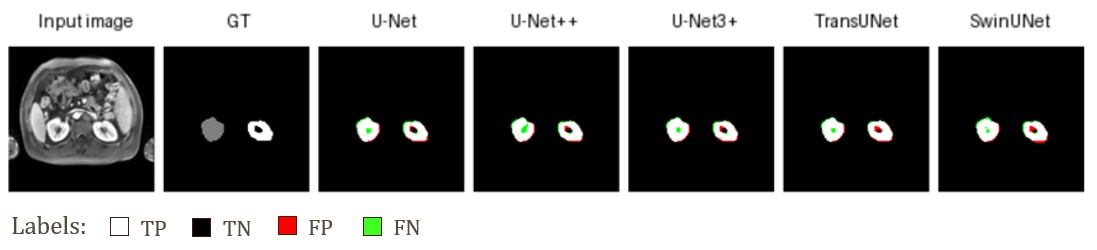
#> input picture figs/img.jpg, 1097 x 250 px
$ python -i preprocessing.py   (imports and definitions only)
#> lines starting #> are read from the running program, lines starting #| are printed output that depends on the picture
#> further down, picture is the input picture: shape (250, 1097, 3); mean B, G, R 122.6, 123.2, 123.3
"""Preprocess paired 3D image and label volumes into NumPy arrays.

Run from the repository root with ``python -m src.data.preprocessing``.
Alphabetically paired volumes in ``data/raw/Images`` and ``data/raw/Labels``
are saved under matching indexed filenames in ``data/interim``.
"""

from __future__ import annotations

import argparse
from pathlib import Path

import numpy as np
import SimpleITK as sitk
from scipy.ndimage import binary_fill_holes
from skimage.filters import threshold_otsu
from skimage.measure import label
from skimage.morphology import remove_small_objects


NIFTI_SUFFIXES = (".nii", ".nii.gz")
DICOM_SUFFIXES = {".dcm", ".dicom"}


def image_masking(image: np.ndarray) -> np.ndarray:
    """Build a foreground mask from a 3D image using Otsu and components."""
    if image.ndim != 3:
        raise ValueError(f"Expected a 3D image, got shape {image.shape}.")
    finite = np.isfinite(image)
#> finite: shape (250, 1097, 3) bool; every value is 1
    if not finite.any():
        raise ValueError("Image contains no finite voxel values.")


    threshold = threshold_otsu(image[finite])
#> threshold = 127
    mask = (image > threshold) & finite
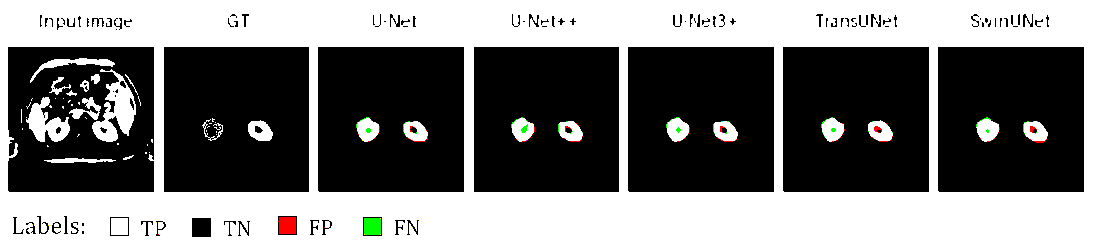
#> mask: shape (250, 1097, 3) bool; mean B, G, R 0.478, 0.48, 0.481
    mask = binary_fill_holes(mask)
    mask = remove_small_objects(mask.astype(bool), min_size=1000)
    labels = label(mask)
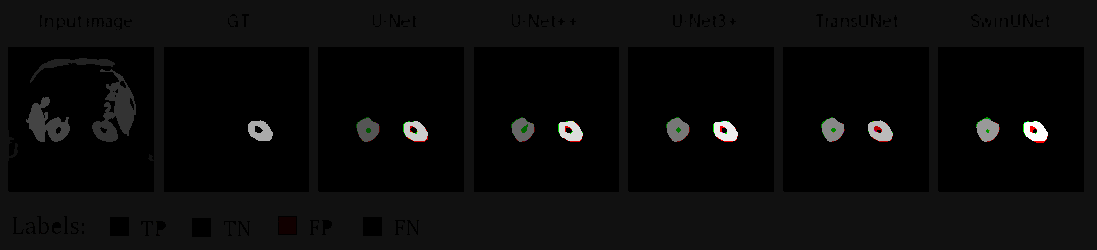
#> labels: shape (250, 1097, 3) int32; mean B, G, R 0.624, 0.632, 0.636; drawn with min black and max white
    counts = np.bincount(labels.ravel())
#> counts = [432657, 368813, 1455, 4539, 3000, 1170, 1133, 1182, 1171, 1178, 1080, 1110, 1056, 1063, 1067, 1076]
    if counts.size <= 1 or counts[1:].max(initial=0) == 0:
        raise ValueError("Could not find a foreground component of at least 1000 voxels.")
    largest_label = int(np.argmax(counts[1:]) + 1)
#> largest_label = 1
    return labels == largest_label
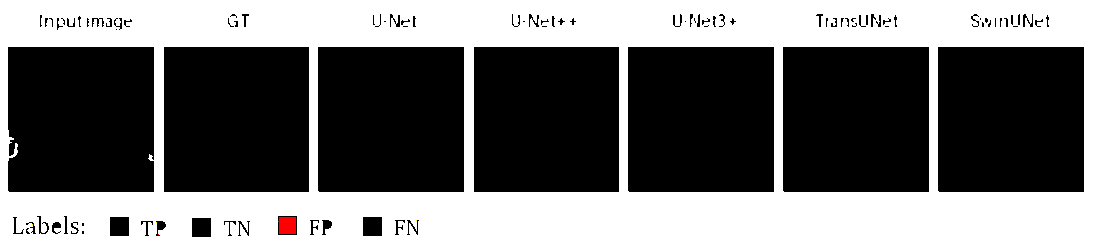
#> returned value: shape (250, 1097, 3) bool; mean of channels 0, 1, 2 0.448, 0.448, 0.449; drawn as B, G, R


# [80 lines left out: functions n4_bias_correction, percentile_clip, image_norm, preprocess_image, not called in this run]


def _read_nifti(path: Path) -> np.ndarray:
    return sitk.GetArrayFromImage(sitk.ReadImage(str(path)))


# [81 lines left out: functions _discover_volumes, _read_volume, preprocess_directory, main, not called in this run]


# [2 lines not run here, left out]

>>> import cv2
>>> picture = cv2.imread('../../figs/img.jpg')
>>> result = image_masking(picture)
